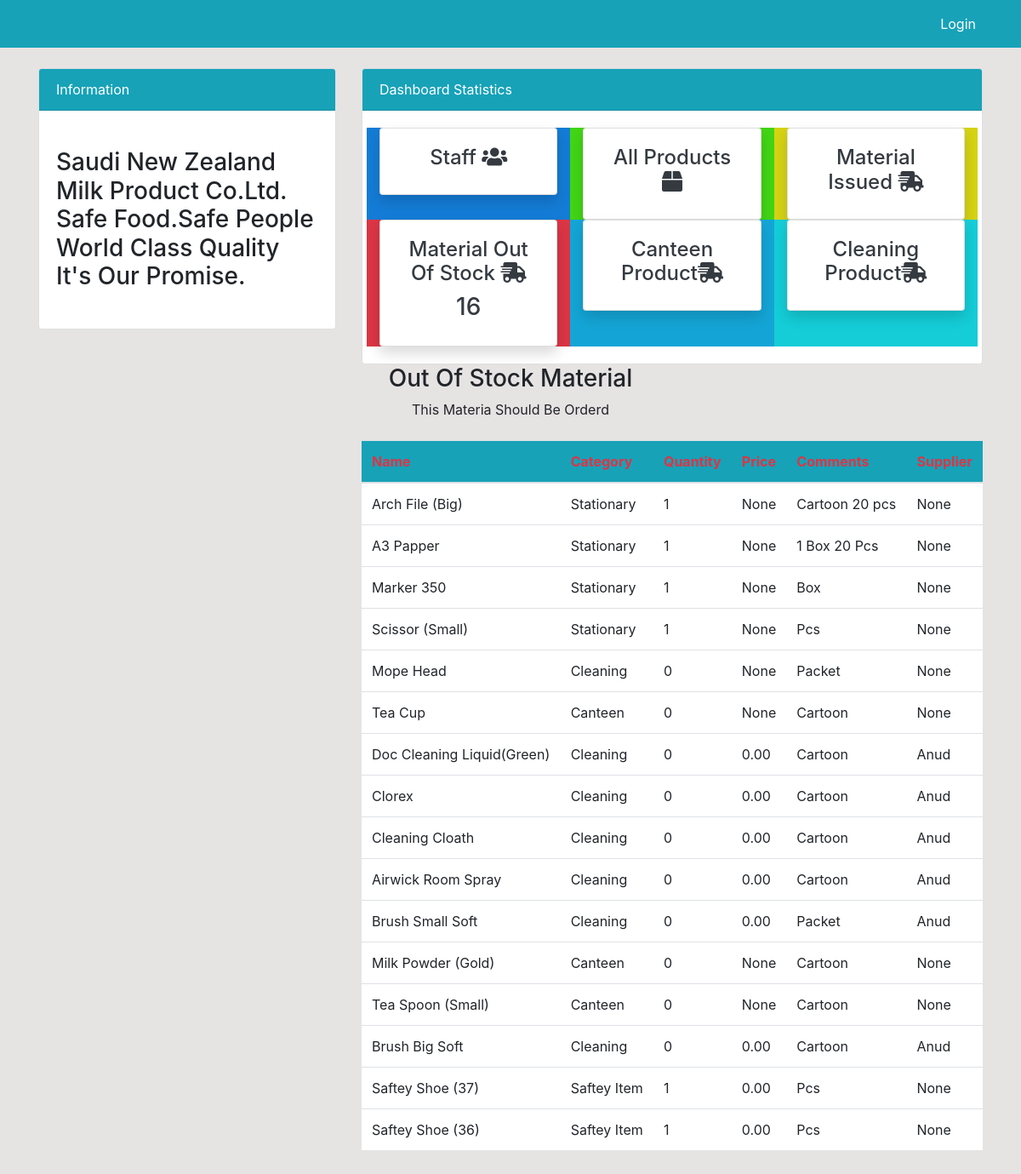
Page /low_quantity_products/ on the committed database.
### dashboard/models.py (models this page shows, shortened)
class Product(models.Model):
    name = models.CharField(max_length=100, null=True)
    quantity = models.PositiveIntegerField(null=True)
    price = models.DecimalField(max_digits=10, decimal_places=2, null=True)
    category = models.CharField(max_length=50, choices=CATEGORY, null=True)
    comments = models.CharField(max_length=100, null=True)
    Supplier = models.CharField(max_length=100, null=True)

### dashboard/views.py (the view)
# urls.py: path('low_quantity_products/', views.low_quantity_products, name='low_quantity_products'),
def low_quantity_products(request):
    low_quantity_products = Product.objects.filter(quantity__lt=2,)#We can change this mannually by adding category
    context = {
        'low_quantity_products': low_quantity_products,
        'low_quantity_count': low_quantity_products.count(),
    }
    return render(request, 'dashboard/low_quantity_products.html', context)

### templates/dashboard/low_quantity_products.html (shortened to what this page needs)
{% extends 'partials/base.html' %}
{% load crispy_forms_tags %}
{% block content %}
{% include 'partials/topside.html' %}
<center><h3>Out Of Stock Material</h3></center>
<center><hp>This Materia Should Be Orderd</p></center>
<div class="row my-4">
    <div class="col-md-4">
    </div>
    <div class="col-md-8">
        <table class="table bg-white">
            <thead class="bg-info text-danger">
                <tr>
                    <th scope="col">Name</th>
                    <th scope="col">Category</th>
                    <th scope="col">Quantity</th>
                    <th scope="col">Price</th>
                    <th scope="col">Comments</th>
                    <th scope="col">Supplier</th>
                </tr>
            </thead>
            <tbody>
              {% for product in low_quantity_products %}
                <tr>
                    <td>{{ product.name }}</td>
                    <td>{{ product.category }}</td>
                    <td>{{ product.quantity }}</td>
                    <td>{{ product.price }}</td>
                    <td>{{ product.comments }}</td>
                    <td>{{ product.Supplier }}</td>
                </tr>
                {% endfor %}
            </tbody>
        </table>
    </div>
</div>
{% endblock %}

### static/style.css (style rules this page uses)
body { background: rgb(230, 227, 227); }

### rows in the picture
Product: name "Arch File (Big)", category "Stationary", quantity "1", price "None", comments "Cartoon 20 pcs", Supplier "None"
Product: name "A3 Papper", category "Stationary", quantity "1", price "None", comments "1 Box 20 Pcs", Supplier "None"
Product: name "Marker 350", category "Stationary", quantity "1", price "None", comments "Box", Supplier "None"
Product: name "Scissor (Small)", category "Stationary", quantity "1", price "None", comments "Pcs", Supplier "None"
Product: name "Mope Head", category "Cleaning", quantity "0", price "None", comments "Packet", Supplier "None"
Product: name "Tea Cup", category "Canteen", quantity "0", price "None", comments "Cartoon", Supplier "None"
Product: name "Doc Cleaning Liquid(Green)", category "Cleaning", quantity "0", price "0.00", comments "Cartoon", Supplier "Anud"
Product: name "Clorex", category "Cleaning", quantity "0", price "0.00", comments "Cartoon", Supplier "Anud"
Product: name "Cleaning Cloath", category "Cleaning", quantity "0", price "0.00", comments "Cartoon", Supplier "Anud"
Product: name "Airwick Room Spray", category "Cleaning", quantity "0", price "0.00", comments "Cartoon", Supplier "Anud"
Product: name "Brush Small Soft", category "Cleaning", quantity "0", price "0.00", comments "Packet", Supplier "Anud"
Product: name "Milk Powder (Gold)", category "Canteen", quantity "0", price "None", comments "Cartoon", Supplier "None"
Product: name "Tea Spoon (Small)", category "Canteen", quantity "0", price "None", comments "Cartoon", Supplier "None"
Product: name "Brush Big Soft", category "Cleaning", quantity "0", price "0.00", comments "Cartoon", Supplier "Anud"
Product: name "Saftey Shoe (37)", category "Saftey Item", quantity "1", price "0.00", comments "Pcs", Supplier "None"
Product: name "Saftey Shoe (36)", category "Saftey Item", quantity "1", price "0.00", comments "Pcs", Supplier "None"

### other values in the picture
{{ low_quantity_count }} "16"
